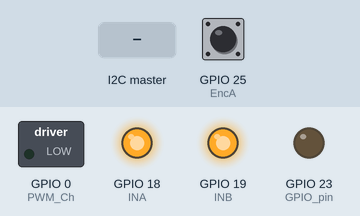
A sketch run on a simulated ESP32. Shown: switched loads named in the sketch (green lamp = pin HIGH), output pins drawn as LEDs (lit = HIGH). The inputs (shaded band) are chosen by the test bench; at power-on: GPIO 25 (EncA) HIGH. What the sketch prints to the serial monitor is not drawn.

Above: at 1.2 s.
1.3 s: the I2C master sends the byte 200
At 2.6 s:
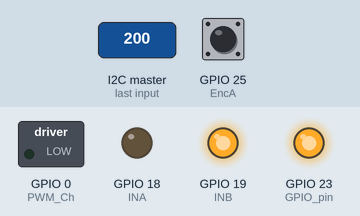
3.1 s: the I2C master sends the byte 1
At 4.6 s:
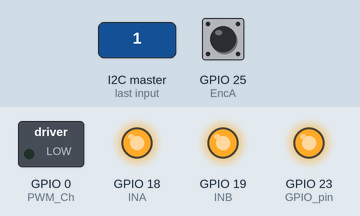
Timing chart, 0 to 6.1 s (numbered marks = the images above; inputs shaded):
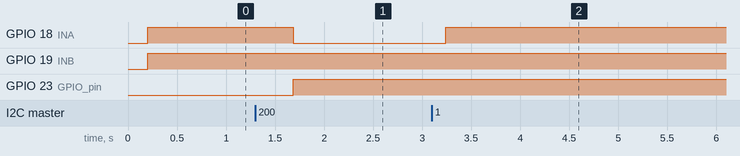

Measured:
- after the input at 1.3 s, GPIO 18 (INA): HIGH → LOW after 0.38 s; GPIO 23 (GPIO_pin): LOW → HIGH after 0.38 s
- after the input at 3.1 s, GPIO 18 (INA): LOW → HIGH after 0.14 s

The sketch:

pid_i2c_1.8.ino
```cpp
// Pin Encoder dan Motor
const int EncA = 25;
const int EncB = 26;
const int INA = 18;
const int INB = 19;
const int GPIO_pin = 23;

// Setting PWM ESP32
const int PWM_Freq = 1000;
const int PWM_Res = 8;
const int PWM_Ch = 0;
double dutyCycle = 0;

// Setting PID
double error = 0;
double prevError = 0;
double integral = 0;
double derivative = 0;
double pid;
unsigned long waktusek;
const double Kp = 0.2; // Parameter Kp
const double Ki = 0.0001; // Parameter Ki
const double Kd = 45; // Parameter Kd
unsigned long currTime;
unsigned long prevTime;
double p;
double i;
double d;
int waktuseb = 0;
int interval = 100;

#include <Wire.h>
volatile long pos = 0;
volatile long target = 0;
volatile int rpm;
int pwm;

// Variabel Baca Encoder
volatile int encoderCounts = 0;
volatile int lastChannelAState = LOW;
int PPR = 135;

void sendLong(long value) {
  for (int k = 0; k < 4; k++) {
    byte out = (value >> 8 * (3 - k)) & 0xFF;
    Wire.write(out);
  }
}

long receiveLong() {
  long outValue;
  for (int k = 0; k < 4; k++) {
    byte nextByte = Wire.read();
    outValue = (outValue << 8) | nextByte;
  }
  return outValue;
}

void requestEvent() {
  sendLong(pos); // fungsi ini baru dikirim saat master meminta
}

void receiveEvent(int howMany) {
  target = receiveLong();
  if (target>500){
    target=0;// fungsi ini akan menerima saat master mengirim data
  }
  Serial.print(target);
}

void setup() {
  Serial.begin(9600);
  pinMode(EncA, INPUT_PULLUP);
  pinMode(EncB, INPUT_PULLUP);
  pinMode(PWM_Ch, OUTPUT);
  pinMode(INA, OUTPUT);
  pinMode(INB, OUTPUT);
  attachInterrupt(digitalPinToInterrupt(EncA), encoderISR, CHANGE);
  Wire.begin(2); // join I2C
  Wire.onRequest(requestEvent);
  Wire.onReceive(receiveEvent);
  // put your setup code here, to run once:

  // Setup PWM ESP32
  ledcAttachPin(GPIO_pin, PWM_Ch);
  ledcSetup(PWM_Ch, PWM_Freq, PWM_Res);
}

void loop() {
  waktusek = millis();
  if (waktusek - waktuseb >= interval) {
    rpm = (encoderCounts / 360.0 * 60.0 * 10.0);
    PID();
    Serial.print(", pulse: ");
    Serial.print(encoderCounts);
    Serial.print(", rpm: ");
    Serial.print(rpm);
    Serial.print(", PID: ");
    Serial.print(pid);

    Serial.print(", target: ");
    Serial.print(target);
    waktuseb = millis(); // Update waktuseb to the current time
    encoderCounts = 0; // Move this line after calculating rpm
    if (target==0){
    digitalWrite(INA, HIGH);
    digitalWrite(INB, HIGH);
    pid=0;
    dutyCycle=0;
  }

  }
//  digitalWrite(INA, HIGH);
//  digitalWrite(INB, LOW);
//  ledcWrite(PWM_Ch, dutyCycle);
   else if (dutyCycle < 0) {
     if (target != 0){

    digitalWrite(INA, LOW);
    digitalWrite(INB, HIGH);
    ledcWrite(PWM_Ch, pwm);
    }
   }
   else if (dutyCycle> 0) {
      if (target != 0){
    digitalWrite(INA, HIGH);
    digitalWrite(INB, LOW);
    ledcWrite(PWM_Ch, pwm);
    }
   }


}

void PID() {
  currTime = millis();
  unsigned long deltaTime = currTime - prevTime;
  error = target - rpm;
  Serial.print(", error: ");
  Serial.print(error);
  integral += error * deltaTime;
  derivative = (error - prevError) / deltaTime;
  Serial.print(", derivative: ");
  Serial.print(derivative);

  p = Kp * error;
  i = Ki * integral;
  d = Kd * derivative;

  // Introduce saturation limits
  pid = p + i + d;

  Serial.print(", Duty Cycle: ");
  Serial.print(dutyCycle);
  dutyCycle += pid;


  if (dutyCycle > 255) {
    dutyCycle = 255;
  }
  if (dutyCycle < -255) {
    dutyCycle = -255 ;

  }

pwm = abs(dutyCycle);
  Serial.print(", preverror: ");
  Serial.print(prevError);
  prevError = error;
  prevTime = currTime;

  Serial.print(", pwm: ");
  Serial.print(pwm);
  Serial.print(", delta time: ");
  Serial.print(deltaTime);
  Serial.print(", p: ");
  Serial.print(p);
  Serial.print(", i: ");
  Serial.print(i);
  Serial.print(", d: ");
  Serial.println(d);

}

void encoderISR() {
  int channelAState = digitalRead(EncA);
  int channelBState = digitalRead(EncB);

  if (channelAState != lastChannelAState) {
    if (channelBState == channelAState) {
      encoderCounts++;
      pos++;
    } else {
      encoderCounts--;
      pos--;
    }
  }
  lastChannelAState = channelAState;
}
```
